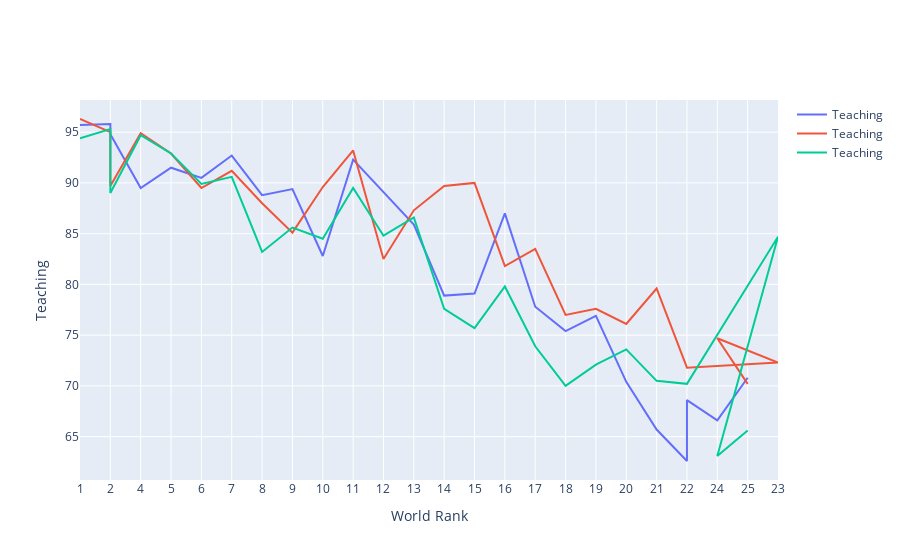

The notebook cell saved with this chart:
### Code cell
trace_2012 = { 
  'x': year2012.world_rank,
  'y': year2012.teaching, 
  'name': 'Teaching', 
  'type': 'scatter'  
};
trace_2013 = {
  'x': year2013.world_rank,
  'y': year2013.teaching, 
  'name': 'Teaching',   
  'type': 'scatter'  
};
trace_2014 = {
  'x': year2014.world_rank,
  'y': year2014.teaching, 
  'name': 'Teaching',   
  'type': 'scatter'  
};
data = [trace_2012, trace_2013,trace_2014]; 
layout = {
  'xaxis': {'title': 'World Rank'},
  'yaxis': {'title':'Teaching'}
};
fig = go.Figure(data = data, layout = layout)
iplot(fig)

### Figure 1 — Plotly figure (JSON) as saved in the notebook; plotly's stock layout.template omitted (floating-point values rounded to 4 significant figures)
{"data": [{"name": "Teaching", "type": "scatter", "x": ["1", "2", "2", "4", "5", "6", "7", "8", "9", "10", "11", "12", "13", "14", "15", "16", "17", "18", "19", "20", "21", "22", "22", "24", "25"], "y": [95.7, 95.8, 94.8, 89.5, 91.5, 90.5, 92.7, 88.8, 89.4, 82.8, 92.3, 89.1, 85.9, 78.9, 79.1, 87, 77.8, 75.4, 76.9, 70.4, 65.7, 62.6, 68.6, 66.6, 70.8]}, {"name": "Teaching", "type": "scatter", "x": ["1", "2", "2", "4", "5", "6", "7", "8", "9", "10", "11", "12", "13", "14", "15", "16", "17", "18", "19", "20", "21", "22", "23", "24", "25"], "y": [96.3, 95, 89.7, 94.9, 92.9, 89.5, 91.2, 88, 85.1, 89.6, 93.2, 82.5, 87.3, 89.7, 90, 81.8, 83.5, 77, 77.6, 76.1, 79.6, 71.8, 72.3, 74.7, 70.2]}, {"name": "Teaching", "type": "scatter", "x": ["1", "2", "2", "4", "5", "6", "7", "8", "9", "10", "11", "12", "13", "14", "15", "16", "17", "18", "19", "20", "21", "22", "23", "24", "25"], "y": [94.4, 95.3, 89, 94.7, 92.9, 89.9, 90.6, 83.2, 85.6, 84.5, 89.5, 84.8, 86.6, 77.6, 75.7, 79.8, 73.9, 70, 72.1, 73.6, 70.5, 70.2, 84.7, 63.1, 65.6]}], "layout": {"xaxis": {"title": {"text": "World Rank"}}, "yaxis": {"title": {"text": "Teaching"}}}}
